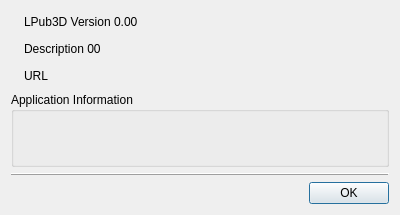
<?xml version="1.0" encoding="UTF-8"?>
<ui version="4.0">
 <class>AboutDialog</class>
 <widget class="QDialog" name="AboutDialog">
  <property name="geometry">
   <rect>
    <x>0</x>
    <y>0</y>
    <width>400</width>
    <height>215</height>
   </rect>
  </property>
  <property name="windowTitle">
   <string>About LPub3D</string>
  </property>
  <layout class="QVBoxLayout" name="verticalLayout">
   <item>
    <layout class="QVBoxLayout" name="verticalLayout_3">
     <item>
      <layout class="QHBoxLayout" name="horizontalLayout" stretch="0,1">
       <item>
        <widget class="QLabel" name="label">
         <property name="text">
          <string/>
         </property>
         <property name="pixmap">
          <pixmap resource="lpub.qrc">:/images/LPub64.ico</pixmap>
         </property>
         <property name="alignment">
          <set>Qt::AlignCenter</set>
         </property>
         <property name="margin">
          <number>16</number>
         </property>
        </widget>
       </item>
       <item>
        <layout class="QVBoxLayout" name="verticalLayout_2">
         <item>
          <widget class="QLabel" name="version">
           <property name="text">
            <string>LPub3D Version 0.00</string>
           </property>
          </widget>
         </item>
         <item>
          <widget class="QLabel" name="description">
           <property name="text">
            <string>Description 00</string>
           </property>
           <property name="wordWrap">
            <bool>true</bool>
           </property>
          </widget>
         </item>
         <item>
          <widget class="QLabel" name="url">
           <property name="text">
            <string>URL</string>
           </property>
           <property name="openExternalLinks">
            <bool>true</bool>
           </property>
          </widget>
         </item>
        </layout>
       </item>
      </layout>
     </item>
     <item>
      <widget class="QGroupBox" name="groupBox">
       <property name="title">
        <string>Application Information</string>
       </property>
       <property name="flat">
        <bool>false</bool>
       </property>
       <layout class="QGridLayout" name="gridLayout">
        <item row="0" column="0">
         <widget class="QLabel" name="info">
          <property name="text">
           <string/>
          </property>
          <property name="textInteractionFlags">
           <set>Qt::LinksAccessibleByMouse|Qt::TextSelectableByMouse</set>
          </property>
         </widget>
        </item>
       </layout>
      </widget>
     </item>
    </layout>
   </item>
   <item>
    <widget class="QFrame" name="frame">
     <property name="frameShape">
      <enum>QFrame::HLine</enum>
     </property>
     <property name="frameShadow">
      <enum>QFrame::Raised</enum>
     </property>
    </widget>
   </item>
   <item>
    <widget class="QDialogButtonBox" name="buttonBox">
     <property name="orientation">
      <enum>Qt::Horizontal</enum>
     </property>
     <property name="standardButtons">
      <set>QDialogButtonBox::Ok</set>
     </property>
    </widget>
   </item>
  </layout>
 </widget>
 <resources>
  <include location="lpub.qrc"/>
 </resources>
 <connections>
  <connection>
   <sender>buttonBox</sender>
   <signal>accepted()</signal>
   <receiver>AboutDialog</receiver>
   <slot>accept()</slot>
   <hints>
    <hint type="sourcelabel">
     <x>248</x>
     <y>254</y>
    </hint>
    <hint type="destinationlabel">
     <x>157</x>
     <y>274</y>
    </hint>
   </hints>
  </connection>
  <connection>
   <sender>buttonBox</sender>
   <signal>rejected()</signal>
   <receiver>AboutDialog</receiver>
   <slot>reject()</slot>
   <hints>
    <hint type="sourcelabel">
     <x>316</x>
     <y>260</y>
    </hint>
    <hint type="destinationlabel">
     <x>286</x>
     <y>274</y>
    </hint>
   </hints>
  </connection>
 </connections>
</ui>
